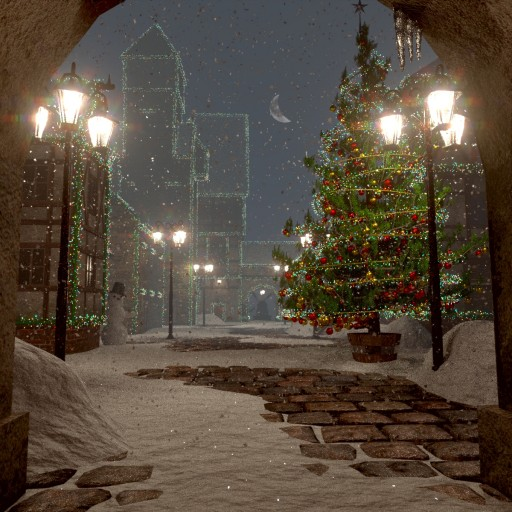
#> input picture Rhesa_CV/Computer Vision/RhesaAusten_Assignment4/scene.jpg, 512 x 512 px
$ python No8.py
#> lines starting #> are read from the running program, lines starting #| are printed output that depends on the picture; after the words box and inside, x2 and y2 are one past the last pixel; in counts of white or black regions, pixels touching at a corner belong together
import cv2 as cv
import numpy as np
from matplotlib import pyplot as plt

img = cv.imread('scene.jpg',0)
#> img: shape (512, 512); min 0, max 255, mean 75.9
ret,thresh1 = cv.threshold(img,128,255,cv.THRESH_BINARY)
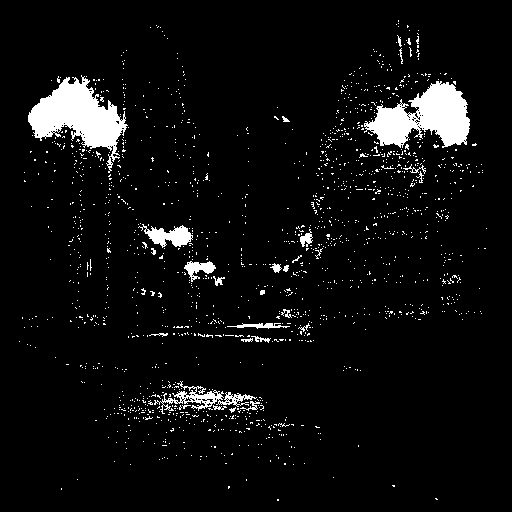
#> thresh1: shape (512, 512); 5.5% white; 1569 white regions (1542 under 20 px), largest, box (x1, y1, x2, y2) and area: (28, 75, 128, 173) 4207, (364, 81, 470, 148) 3982, (154, 381, 257, 414) 855
ret,thresh2 = cv.threshold(img,128,255,cv.THRESH_BINARY_INV)
ret,thresh3 = cv.threshold(img,128,255,cv.THRESH_TRUNC)
ret,thresh4 = cv.threshold(img,128,255,cv.THRESH_TOZERO)
ret,thresh5 = cv.threshold(img,128,255,cv.THRESH_TOZERO_INV)
titles = ['Original Image','BINARY','BINARY_INV','TRUNC','TOZERO','TOZERO_INV']
images = [img, thresh1, thresh2, thresh3, thresh4, thresh5]
for i in xrange(6):
    plt.subplot(2,3,i+1),plt.imshow(images[i],'gray')
    plt.title(titles[i])
    plt.xticks([]),plt.yticks([])
plt.show()

img = cv.medianBlur(img,5)
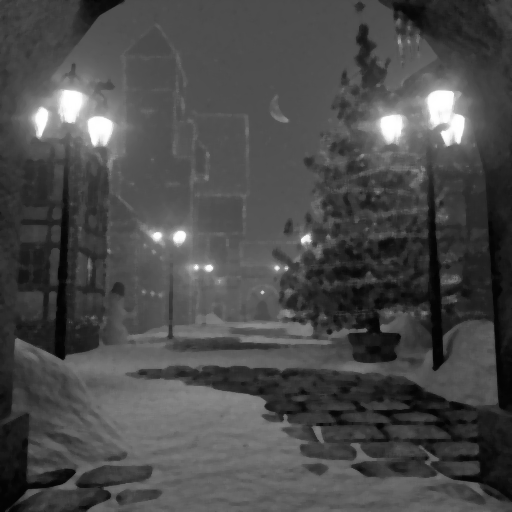
#> img: shape (512, 512); min 2, max 255, mean 74.7
th2 = cv.adaptiveThreshold(img,255,cv.ADAPTIVE_THRESH_MEAN_C,\
            cv.THRESH_BINARY,15,5)
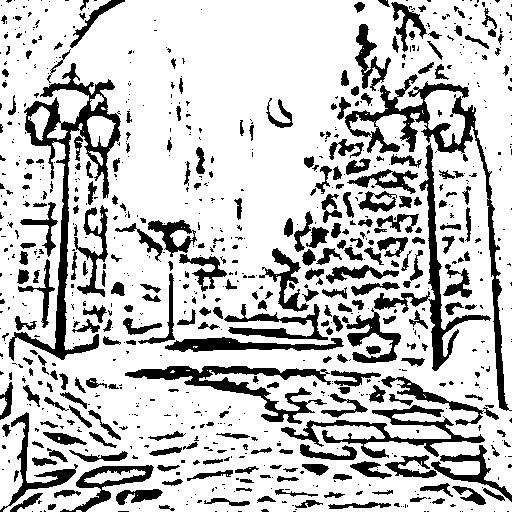
#> th2: shape (512, 512); 77.2% white; 856 black regions (567 under 20 px), largest, box (x1, y1, x2, y2) and area: (8, 63, 121, 361) 5432, (345, 74, 512, 411) 4841, (125, 366, 331, 424) 3002
th3 = cv.adaptiveThreshold(img,255,cv.ADAPTIVE_THRESH_GAUSSIAN_C,\
            cv.THRESH_BINARY,15,5)
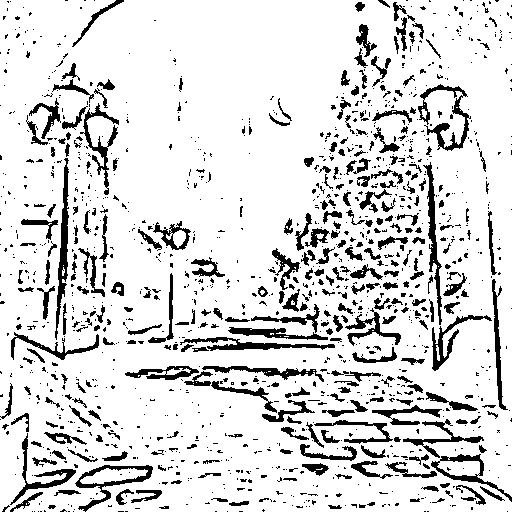
#> th3: shape (512, 512); 85.7% white; 1352 black regions (1034 under 20 px), largest, box (x1, y1, x2, y2) and area: (55, 158, 69, 340) 933, (418, 84, 471, 151) 920, (423, 162, 442, 325) 831
cv.imshow('param1 = 5, ADAPTIVE_THRESH_MEAN_C', th2)
cv.imshow('param1 = 5, ADAPTIVE_THRESH_GAUSSIAN_C', th3)

img = cv.medianBlur(img,5)
th4 = cv.adaptiveThreshold(img,255,cv.ADAPTIVE_THRESH_MEAN_C,\
            cv.THRESH_BINARY,9,0)
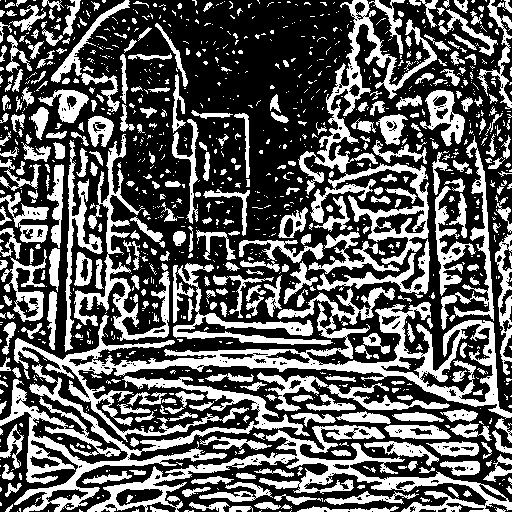
#> th4: shape (512, 512); 36.8% white; 1168 white regions (808 under 20 px), largest, box (x1, y1, x2, y2) and area: (14, 287, 512, 442) 12758, (0, 364, 310, 512) 8206, (87, 425, 512, 512) 7174
th5 = cv.adaptiveThreshold(img,255,cv.ADAPTIVE_THRESH_GAUSSIAN_C,\
            cv.THRESH_BINARY,9,0)
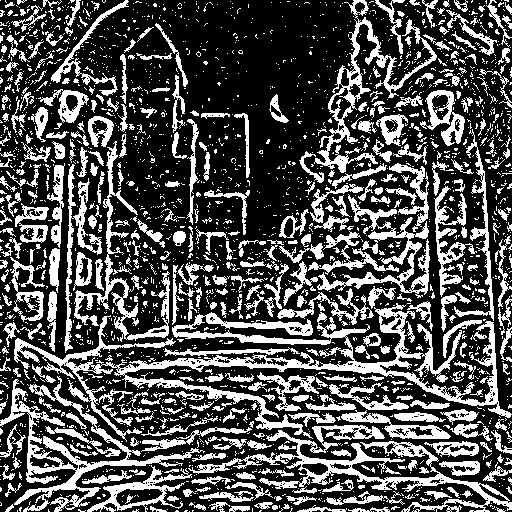
#> th5: shape (512, 512); 31.6% white; 2372 white regions (1958 under 20 px), largest, box (x1, y1, x2, y2) and area: (14, 303, 512, 442) 11023, (188, 425, 512, 512) 5108, (0, 376, 205, 512) 4196
cv.imshow('param1 = 0, ADAPTIVE_THRESH_MEAN_C', th4)
cv.imshow('param1 = 0, ADAPTIVE_THRESH_GAUSSIAN_C', th5)

img = cv.medianBlur(img,5)
th6 = cv.adaptiveThreshold(img,255,cv.ADAPTIVE_THRESH_MEAN_C,\
            cv.THRESH_BINARY,13,-5)
#> th6: shape (512, 512); 13.1% white; 503 white regions (276 under 20 px), largest, box (x1, y1, x2, y2) and area: (121, 305, 498, 406) 3348, (15, 437, 159, 505) 1121, (173, 325, 368, 345) 1087
th7 = cv.adaptiveThreshold(img,255,cv.ADAPTIVE_THRESH_GAUSSIAN_C,\
            cv.THRESH_BINARY,13,-5)
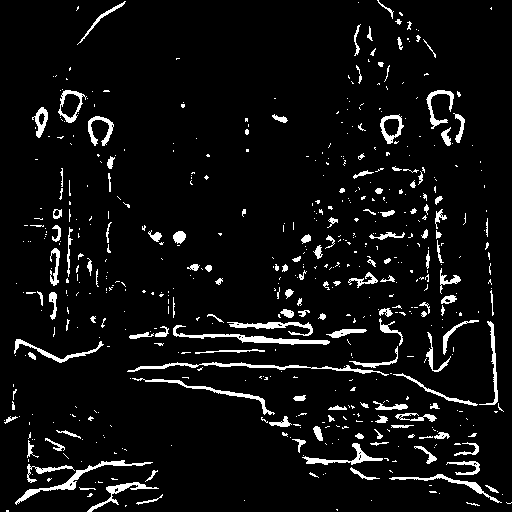
#> th7: shape (512, 512); 6.1% white; 565 white regions (419 under 20 px), largest, box (x1, y1, x2, y2) and area: (127, 362, 389, 376) 700, (173, 325, 330, 345) 695, (15, 460, 153, 505) 626
cv.imshow('param1 = -5, ADAPTIVE_THRESH_MEAN_C', th6)
cv.imshow('param1 = -5, ADAPTIVE_THRESH_GAUSSIAN_C', th7)

cv.waitKey(0)
cv.destroyAllWindows()
